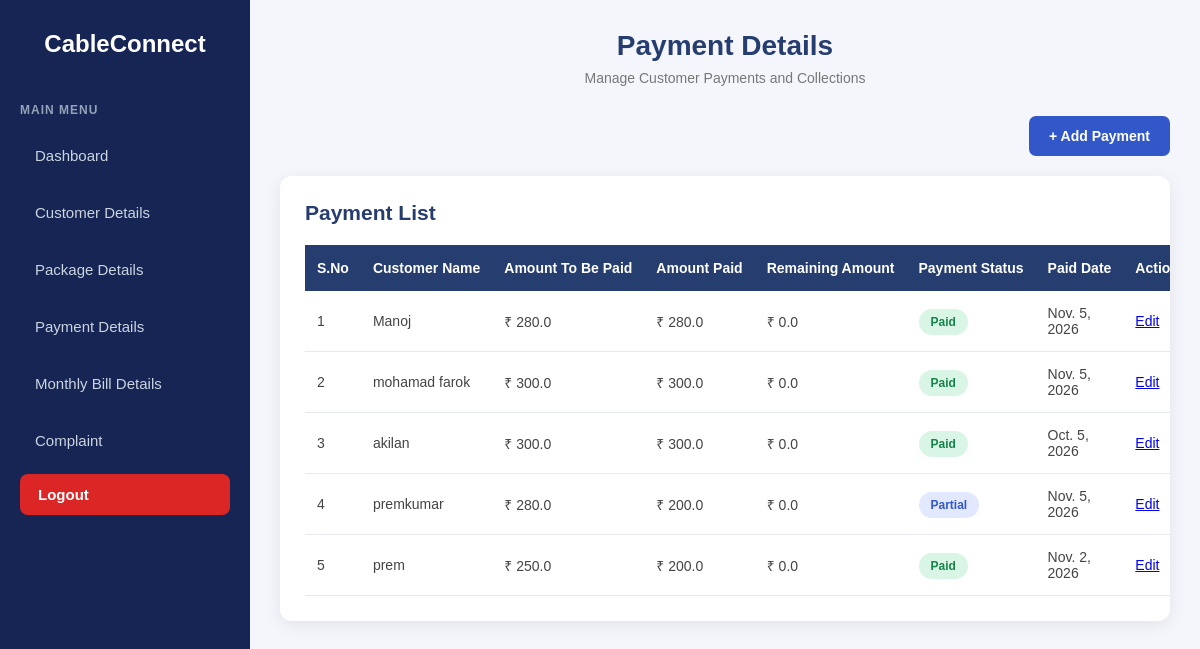
The page /payment_list/ on the database as committed earlier.
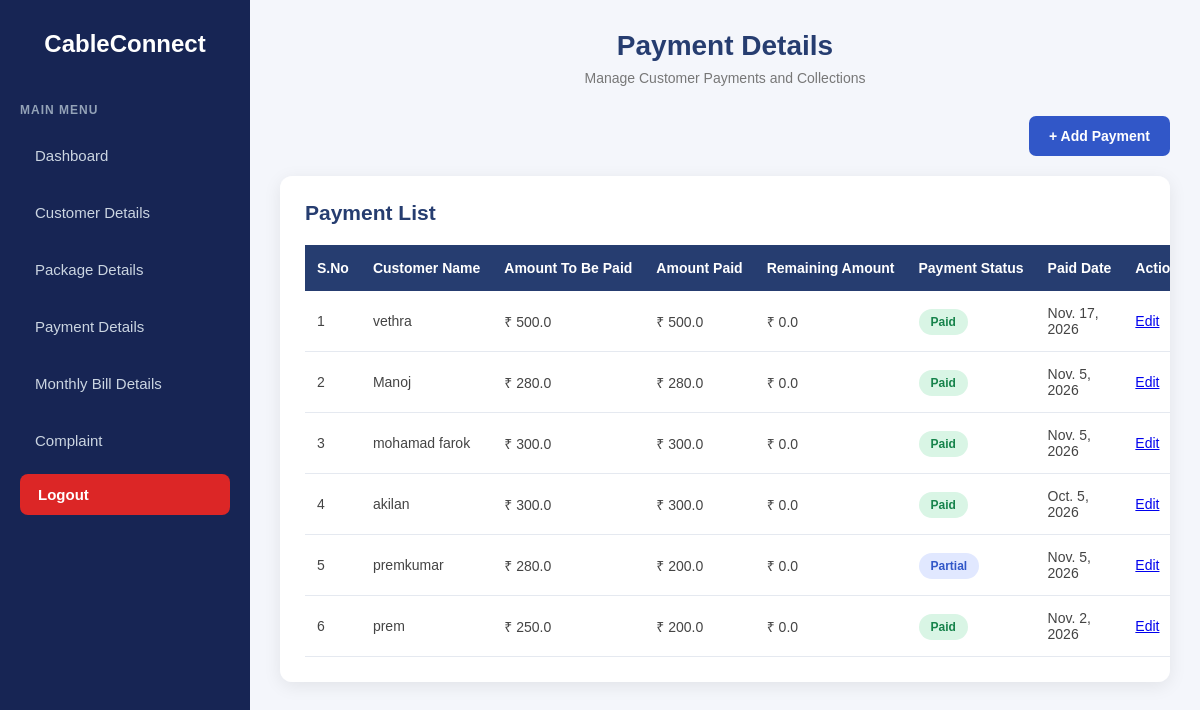
The same page on the database as committed later.
### cash/models.py (models this page shows, shortened)
class Payment(models.Model):
    payment_choices = [
        ('Paid', 'Paid'),
        ('Pending', 'Pending'),
        ('Partial', 'Partial'),
    ]
    customer = models.ForeignKey(
        Customer,
        on_delete=models.CASCADE,
        related_name='payments'
    )
    amount_to_be_paid = models.FloatField()
    amount_paid = models.FloatField(default=0)
    remaining_amount = models.FloatField(default=0)
    payment_status = models.CharField(
        max_length=20,
        choices=payment_choices,
        default='Pending'
    )
    paid_date = models.DateField(
        null=True,
        blank=True
    )

class Customer(models.Model):
    customer_name = models.CharField(max_length=100)
    phone = models.CharField(max_length=15)
    box_number = models.CharField(max_length=20, unique=True)
    address = models.TextField()
    connection_date = models.DateField()
    package = models.ForeignKey(
        ConnectionPackage,
        on_delete=models.PROTECT
    )
    is_active = models.BooleanField(default=True)

### cash/views.py (the view)
# urls.py: path('payment_list/', payments_display, name='payments_display'),
def payments_display(request):
    payments = Payment.objects.all().order_by('-id')
    return render(request, "payment_list.html", {
        "payments": payments
    })

### cash/templates/payment_list.html (shortened to what this page needs)
{% load static %}
<!DOCTYPE html>
<html lang="en">
<head>
    <link rel="stylesheet" href="{% static 'sidebar.css' %}?v=1">
    <link rel="stylesheet" href="{% static 'payment.css' %}?v=6">
</head>
<body>
    {% include 'sidebar.html' %}
    <div class="page-content">
        <div class="page-header">
            <h1>Payment Details</h1>
            <p>Manage Customer Payments and Collections</p>
        </div>
        <div class="add-payment-section">
            <a href="{% url 'payment' %}" class="add-btn">
                + Add Payment
            </a>
        </div>
        <div class="table-container">
            <h2>Payment List</h2>
            <table>
                <thead>
                    <tr>
                        <th>S.No</th>
                        <th>Customer Name</th>
                        <th>Amount To Be Paid</th>
                        <th>Amount Paid</th>
                        <th>Remaining Amount</th>
                        <th>Payment Status</th>
                        <th>Paid Date</th>
                        <th>Action</th>
                    </tr>
                </thead>
                <tbody>
                    {% for i in payments %}
                    <tr>
                        <td>{{ forloop.counter }}</td>
                        <td>{{ i.customer.customer_name }}</td>
                        <td>₹ {{ i.amount_to_be_paid }}</td>
                        <td>₹ {{ i.amount_paid }}</td>
                        <td>₹ {{ i.remaining_amount }}</td>
                        <td>
                            {% if i.payment_status == "Paid" %}
                                <span class="paid">Paid</span>
                            {% elif i.payment_status == "Pending" %}
                                <span class="pending">Pending</span>
                            {% else %}
                                <span class="partial">Partial</span>
                            {% endif %}
                        </td>
                        <td>{{ i.paid_date|default:"-" }}</td>
                        <td>
                            <a href="{% url 'payment-edit' i.id %}" class="edit-btn">
                                Edit
                            </a>
                        </td>
                    </tr>
                    {% empty %}
                    <tr>
                        <td colspan="8" class="empty">
                            No Payment Records Found
                        </td>
                    </tr>
                    {% endfor %}
                </tbody>
            </table>
        </div>
    </div>
</body>
</html>

### cash/templates/sidebar.html (shortened to what this page needs)
{% load static %}
<div class="sidebar">
    <h2>CableConnect</h2>
    <p class="menu-title">MAIN MENU</p>
    <a href="{% url 'dashboard' %}">
        Dashboard
    </a>
    <a href="{% url 'customer_display' %}">
        Customer Details
    </a>
    <a href="{% url 'package' %}">
        Package Details
    </a>
    <a href="{% url 'payments_display' %}">
        Payment Details
    </a>
    <a href="{% url 'monthlybill' %}">
        Monthly Bill Details
    </a>
     <a href="{% url 'complaint' %}">
Complaint    </a>
<form method="POST" action="{% url 'logout' %}">
    <button type="submit" class="logout-btn">
        Logout
    </button>
</form>
</div>

### cash/static/sidebar.css (style rules this page uses)
* { box-sizing: border-box; }
.sidebar { width: 250px; height: 100vh; background: #172554; position: fixed; top: 0; left: 0; padding: 30px 20px; color: white; z-index: 1000; }
.sidebar h2 { text-align: center; font-size: 24px; margin-bottom: 45px; color: white; }
.menu-title { color: #94a3b8; font-size: 12px; font-weight: bold; margin-bottom: 15px; letter-spacing: 1px; }
.sidebar a { display: block; text-decoration: none; color: #cbd5e1; padding: 15px; margin-bottom: 10px; border-radius: 8px; font-size: 15px; transition: 0.3s; }
.page-content { margin-left: 250px; padding: 30px; min-height: 100vh; }
.logout-btn { width: 100%; padding: 12px 18px; background: #dc2626; color: white; border: none; border-radius: 8px; font-size: 15px; font-weight: 600; cursor: pointer; text-align: left; transition: 0.3s; }

### cash/static/payment.css (style rules this page uses)
* { margin: 0; padding: 0; box-sizing: border-box; }
body { font-family: Arial, sans-serif; background: #f4f6fb; }
.page-content { margin-left: 250px; width: calc(100% - 250px); min-height: 100vh; padding: 30px; background: #f4f6fb; }
.page-header { text-align: center; margin-bottom: 30px; }
.page-header h1 { color: #263d70; font-size: 28px; margin-bottom: 8px; }
.page-header p { color: #777; font-size: 14px; }
.form-heading h2, .table-container h2 { color: #263d70; font-size: 21px; }
.view-btn, .cancel-btn, .add-btn { display: inline-block; text-decoration: none; padding: 12px 20px; border-radius: 7px; color: white; font-size: 14px; font-weight: bold; }
.add-btn { background: #3157c8; }
.add-payment-section { display: flex; justify-content: flex-end; margin-bottom: 20px; }
.table-container { width: 100%; background: white; padding: 25px; border-radius: 12px; box-shadow: 0 4px 18px rgba(0,0,0,0.08); overflow-x: auto; }
.table-container h2 { margin-bottom: 20px; }
.table-container table { width: 100%; border-collapse: collapse; min-width: 800px; }
.table-container th { background: #263d70; color: white; padding: 15px 12px; text-align: left; font-size: 14px; white-space: nowrap; }
.table-container td { padding: 14px 12px; border-bottom: 1px solid #e5e9f0; color: #444; font-size: 14px; }
.paid { background: #d9f5e5; color: #16834b; padding: 6px 12px; border-radius: 20px; font-size: 12px; font-weight: bold; }
.partial { background: #e1e8ff; color: #3157c8; padding: 6px 12px; border-radius: 20px; font-size: 12px; font-weight: bold; }

Rows that differ between the two databases and show on the page:
added Payment: customer.customer_name "vethra", amount_to_be_paid "500.0", amount_paid "500.0", remaining_amount "0.0", payment_status "Paid", paid_date "Nov. 17, 2026"
